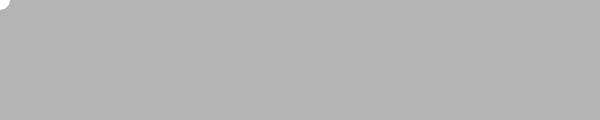
Frame 1 (no input)
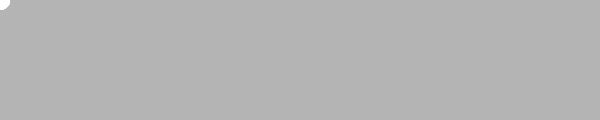
Frame 60 (no input)
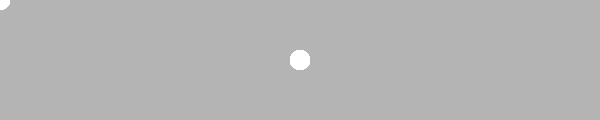
Frame 120 (the mouse pressed at the canvas centre since frame 60)

The p5.js sketch that drew these frames (run headless with seeded random() and noise() and a simulated clock; from frame 60 on, the mouse is pressed at the canvas centre):

// p5.js sketch
// ── sketch.js
var size;

function setup() {
  createCanvas(600, 120);
  textSize(50);
  noStroke();
  background(180);

  size = 20;
}

function draw() {
  

  if (keyIsPressed) {
    if(key == ' '){ //if the space key is pressed, clear the screen
      background(180);
    }
    else if(key == 'L'){ //if the 'b' key is pressed, make the size bigger
      size++;
    }
    else if(key == 'M'){ //if the 's' key is pressed, make the size smaller
      size--;
    }
    else if(key == 'r'){
      fill(255, 0, 0); 
      text("r", 20, 20);
    }
    else if(key == 'g'){
      fill(0, 255, 0);
      text("g", 20, 20);
    }
    else if(key == 'b'){
      fill(0, 0, 255); 
      text("b", 20, 20);
    }
    
  }
  
  ellipse(mouseX, mouseY, size, size);

}
